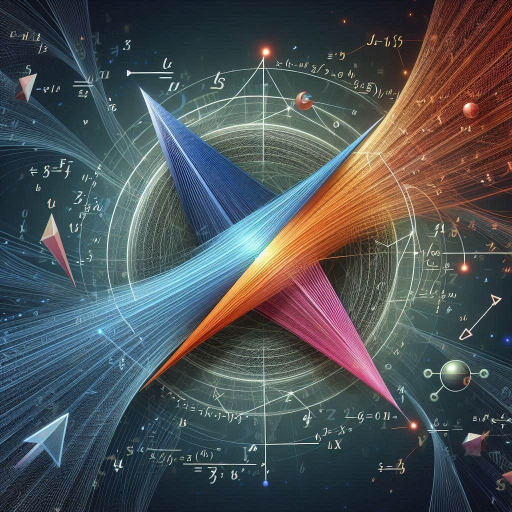
#> input picture matplotlib_data/imshow_sample.jfif, 1024 x 1024 px (shown at 1/2 size)
$ jupyter execute --allow-errors 04_matplotlib.ipynb   (shell and % lines are left out)
#> lines starting #> are read from the running program, lines starting #| are printed output that depends on the picture
<div class="alert alert-block alert-info" style="margin-top: 20px"><h1>Matplotlib</h1>
<code>By AKSHAY KASHYAP</code></div>

[cell 1]
import matplotlib.pyplot as plt

import numpy as np

[cell 2]
import pandas as pd

<hr><div class="alert alert-block alert-danger" style="margin-top: 20px"><h3>Image</h3></div>
<hr>

[cell 3]
a = np.array([[1,0,1,0,1,0],
             [0,1,0,1,0,1]])

# we are using high or low value

[cell 4]
fig,ax = plt.subplots(figsize=(5,3))
ax.imshow(a)
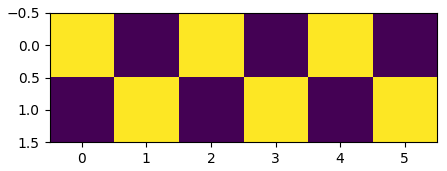
#> figure drawn by matplotlib, 1 panel

[cell 5]
fig,ax = plt.subplots(figsize=(5,3))
img = ax.imshow(a)
fig.colorbar(img)
plt.show(img)
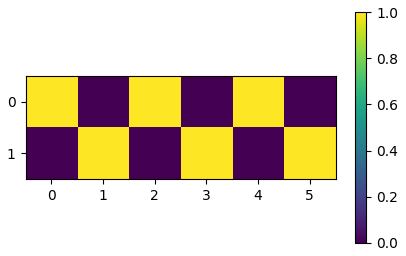
#> figure drawn by matplotlib, 2 panels

<hr><h3>Colormap</h3>

[cell 6]
fig,ax = plt.subplots(figsize=(5,3))

img = ax.imshow(a, cmap="gray" ) # change different aolormap and see result

fig.colorbar(img)
plt.show(img)
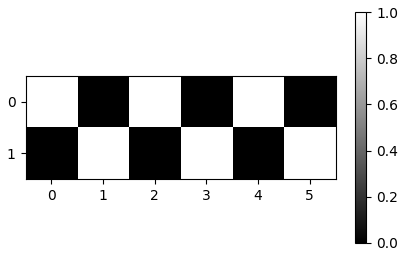
#> figure drawn by matplotlib, 2 panels

[cell 7]
b = np.array([[1,0,0.5,0.7],
              [0.5,0.3,0.7,0.8]])

[cell 8]
fig,ax = plt.subplots(figsize=(5,3))

img = ax.imshow(b, cmap="gray" ) # change different aolormap and see result

fig.colorbar(img)
plt.show(img)
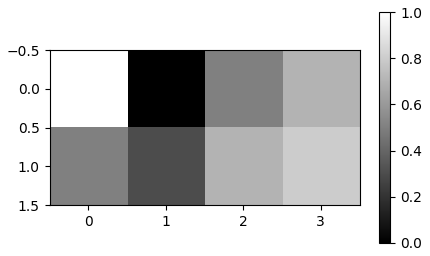
#> figure drawn by matplotlib, 2 panels

<hr> Let's create Chessboard

[cell 9]
#creating array(data) to plot
chs = np.array([[1,0]*4,[0,1]*4]*4)
chs

[cell 10]
fig,ax = plt.subplots(figsize = (5,5))
brd = ax.imshow(chs, cmap="gray")
# fig.colorbar(brd) # not required

# change the x-label
# ax.set_xticks(np.arange(0, 8, 1))  # Set ticks for each row
# ax.set_xticklabels(['1','2','3','4','5','6','7','8'])  # Set labels for each tick
# # # CHANGE THE Y-LABELS
# ax.set_yticks(np.arange(7, -1, -1))  # Set ticks for each row
# ax.set_yticklabels(['A','B','C','D','E','F','G','H'])  # Set labels for each tick

plt.show(brd)
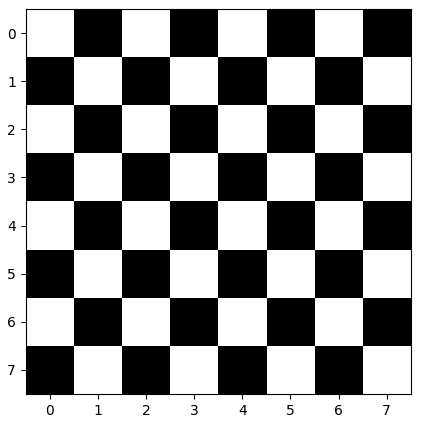
#> figure drawn by matplotlib, 1 panel

<hr>Let's create dummy backgroud

[cell 11]
size = 512

[cell 12]
dt = np.array([[1,0]*size,[0,1]*size]*size)
dt.shape # it means that number of pixel

[cell 13]
fig, ax = plt.subplots(figsize=(5,5))
ax.imshow(dt)
plt.show(ax)
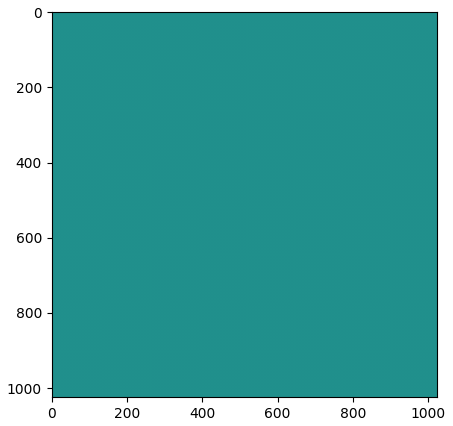
#> figure drawn by matplotlib, 1 panel

<hr><div class="alert alert-block alert-danger" style="margin-top: 20px"><h4>Reading an image</h4></div>

[cell 14]
img = plt.imread("matplotlib_data/imshow_sample.jfif")
#> img is the input picture: shape (1024, 1024, 3); mean R, G, B 76.3, 82.1, 85
img.shape
#> Out = (1024, 1024, 3)

[cell 15]
fig,ax = plt.subplots(figsize=(5,8))

ax.imshow(img, aspect= "equal")
plt.show(ax)

<hr><h3>img[ : , : ,1]</h3><hr>
Selecting [all rows , all cols , colorcode]<br>
<li>0 -> Red</li>
<li>1 -> Green</li>
<li>2 -> Blue</li>
<li>3 -> Alpha (if available , we don't have , see the shape)</li>

#> (a cell that did not finish here is left out)

`NOTE:` Observe all the imgaes carefully, gray are not same in all

<hr>Let's see with another data<hr>

#> (a cell that did not finish here is left out)

#> (a cell that did not finish here is left out)

<hr>To display 2D images the data needs to be spatially re-sampled to fit the screen and<br>
mapped from scaler values in the array to the colors we see on the screen.<hr>

#> (a cell that did not finish here is left out)

[cell 20]
fig,ax = plt.subplots()

#> (the rest of this cell did not finish here and is left out)

<hr><h4>vmin & vmax</h4>

[cell 21]
fig,(ax1,ax2) = plt.subplots(1,2,constrained_layout=True, figsize=(8,3))

# subplot 1
#> (the rest of this cell did not finish here and is left out)

<hr><h3>cmap</h3>

[cell 22]
fig, ax = plt.subplots(figsize=(5,3))
#> (the rest of this cell did not finish here and is left out)

<hr><h3>aspect</h3>

[cell 23]
fig, (ax1, ax2) = plt.subplots(1, 2,figsize=(8,3), sharex=True, sharey=True)
#> (the rest of this cell did not finish here and is left out)

<hr><h3>Lognorm</h3>

[cell 24]
from matplotlib.colors import LogNorm

# take the 2D fft of our test image and re-order to put 0 frequency in the center
#> (the rest of this cell did not finish here and is left out)

[cell 25]
import matplotlib.colors as mcolors
import matplotlib.cm as mcm

cmap = mcm.tab20b
norm = mcolors.BoundaryNorm([1, 3, 4, 5, 7, 9, 12, 15, 20], cmap.N)

data = np.arange(20).reshape((1, 20))

fig, (ax1, ax2) = plt.subplots(2, 1, figsize=(8, 4))

top = ax1.imshow(data, cmap=cmap, aspect='auto')
fig.colorbar(top, ax=ax1)
bottom = ax2.imshow(data, norm=norm, cmap=cmap, aspect='auto')
fig.colorbar(bottom, ax=ax2)
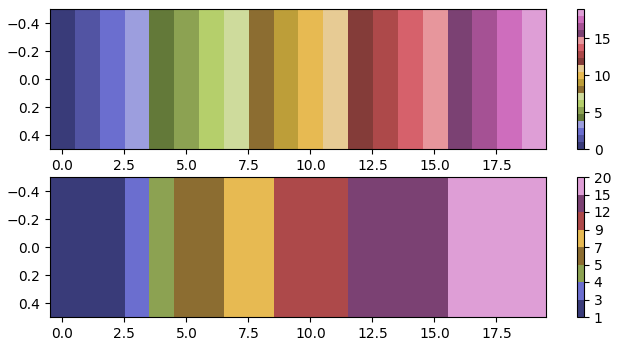
#> figure drawn by matplotlib, 4 panels

<hr><div class="alert alert-block alert-warning" style="margin-top: 20px"><h3>Heatmap</h3></div>
<hr>

[cell 26]
# Sample data for the heatmap
data = np.random.rand(5,5) # row , cols

plt.figure(figsize=(6,5))
plt.imshow(data)
plt.colorbar()  # Add color bar indicating the scale
plt.title('Simple Heatmap')
plt.show()
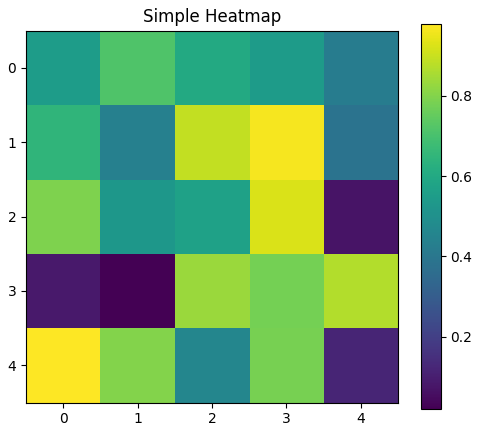
#> figure drawn by matplotlib, 2 panels

[cell 27]
import matplotlib
import matplotlib as mpl


days = ["Sun", "Mon", "Tue", "Wed",
              "Thu", "Fri", "Sat"]
person = ["Ram", "Sham", "Chhotu",
           "Motu", "Chhutki", "Raju", "Babu Bhaiya"]

work = np.array([[0.8, 2.4, 2.5, 3.9, 0.0, 4.0, 2.0],
                [2.4, 0.0, 4.0, 1.0, 2.7, 0.0, 2.0],
                [1.1, 2.4, 0.8, 4.3, 1.9, 4.4, 3.0],
                [0.6, 0.0, 0.3, 5.0, 3.1, 1.0, 0.0],
                [0.7, 1.7, 0.6, 2.6, 2.2, 6.2, 1.0],
                [1.3, 6.2, 0.0, 0.5, 0.0, 3.2, 5.1],
                [0.1, 2.0, 0.5, 1.4, 0.0, 1.9, 6.3]])


fig, ax = plt.subplots()
im = ax.imshow(work, cmap='Reds')

# Show all ticks and label them with the respective list entries
ax.set_xticks(np.arange(len(person)), labels=person)
ax.set_yticks(np.arange(len(days)), labels=days)

# Rotate the tick labels and set their alignment.
plt.setp(ax.get_xticklabels(), rotation=45, ha="right",rotation_mode="anchor")

# Loop over data dimensions and create text annotations.
for i in range(len(days)):
    for j in range(len(person)):
        text = ax.text(j, i, work[i][j],
                       ha="center", va="center", color="black")

ax.set_title("Work profile in a week")
fig.tight_layout()
plt.show()
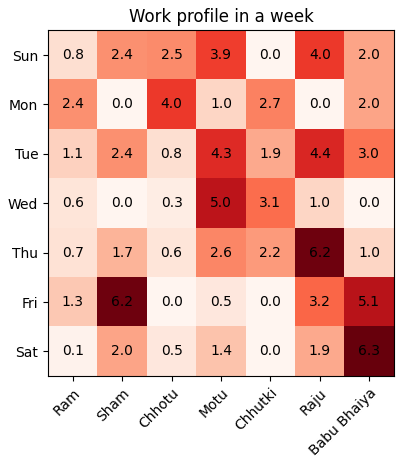
#> figure drawn by matplotlib, 1 panel
